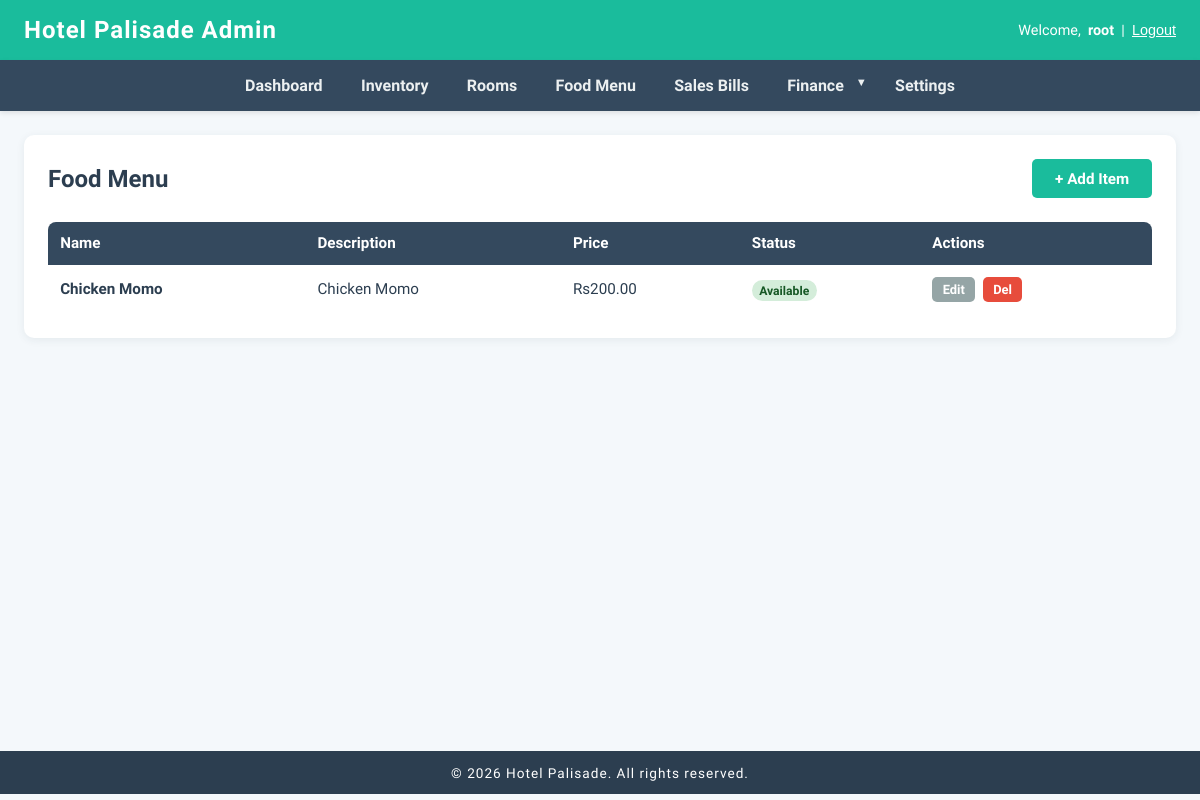
The page /dashboard/food-items/ (signed in) on the database its author committed.
### sales/models.py (models this page shows, shortened)
class FoodItem(models.Model):
	name = models.CharField(max_length=100)
	description = models.TextField(blank=True)
	price = models.DecimalField(max_digits=8, decimal_places=2)
	available = models.BooleanField(default=True)

### dashboard/views.py (the view)
# urls.py: path('food-items/', views.food_item_list, name='food_item_list'),
@login_required(login_url='login')
def food_item_list(request):
	food_items = FoodItem.objects.all().order_by('name')
	return render(request, 'dashboard/food_items/list.html', {'food_items': food_items})

### dashboard/templates/dashboard/food_items/list.html (shortened to what this page needs)
{% extends 'base.html' %}
{% block content %}
<div class="container">
    <div class="header-section">
        <h2>Food Menu</h2>
        <a href="{% url 'food_item_create' %}" class="btn">+ Add Item</a>
    </div>
    {% if food_items %}
    <div class="table-responsive">
        <table>
            <thead>
                <tr>
                    <th>Name</th>
                    <th class="hide-mobile">Description</th>
                    <th>Price</th>
                    <th>Status</th>
                    <th>Actions</th>
                </tr>
            </thead>
            <tbody>
                {% for item in food_items %}
                <tr>
                    <td data-label="Name"><strong>{{ item.name }}</strong></td>
                    <td data-label="Description" class="hide-mobile">{{ item.description|truncatewords:10 }}</td>
                    <td data-label="Price">Rs{{ item.price }}</td>
                    <td data-label="Status">
                        {% if item.available %}
                            <span class="badge badge-success">Available</span>
                        {% else %}
                            <span class="badge badge-danger">Unavailable</span>
                        {% endif %}
                    </td>
                    <td data-label="Actions">
                        <div class="actions">
                            <a href="{% url 'food_item_update' item.pk %}" class="btn btn-secondary">Edit</a>
                            <a href="{% url 'food_item_delete' item.pk %}" class="btn btn-danger">Del</a>
                        </div>
                    </td>
                </tr>
                {% endfor %}
            </tbody>
        </table>
    </div>
    {% else %}
    <div class="empty-state">
        <p>No food items found. <a href="{% url 'food_item_create' %}">Add your first menu item</a></p>
    </div>
    {% endif %}
</div>
{% endblock %}

### dashboard/templates/base.html (shortened to what this page needs)
<!DOCTYPE html>
<html lang="en">
<head>
</head>
<body>
    <header>
        <h1>Hotel Palisade Admin</h1>
        <div class="user-info">
            {% if user.is_authenticated %}
                Welcome, <strong>{{ user.username }}</strong> |
                <form method="post" action="{% url 'logout' %}" style="display: inline;">
                    <button type="submit">Logout</button>
                </form>
            {% else %}
                <a href="{% url 'login' %}" style="color:#fff;text-decoration:underline;">Login</a>
            {% endif %}
        </div>
    </header>
    <nav>
        <ul id="navMenu">
            <li><a href="{% url 'dashboard' %}">Dashboard</a></li>
            <li><a href="{% url 'inventory_list' %}">Inventory</a></li>
            <li><a href="{% url 'room_list' %}">Rooms</a></li>
            <li><a href="{% url 'food_item_list' %}">Food Menu</a></li>
            <li><a href="{% url 'sales_bill_list' %}">Sales Bills</a></li>
            <li class="dropdown">
                <a href="#" class="dropdown-toggle" onclick="toggleDropdown(event)">Finance</a>
            </li>
            <li><a href="{% url 'settings' %}">Settings</a></li>
        </ul>
    </nav>
    <main>
        {% block content %}{% endblock %}
    </main>
    <footer>
        &copy; {{ year|default:2026 }} Hotel Palisade. All rights reserved.
    </footer>
</body>
</html>

### dashboard/templates/base.html (style rules this page uses)
* { box-sizing: border-box; }
body { margin: 0; padding: 0; background: #f4f8fb; font-family: 'Segoe UI', Arial, sans-serif; color: #2c3e50; }
header { background: #1abc9c; color: #fff; padding: 1em 1.5em; box-shadow: 0 2px 8px rgba(44,62,80,0.08); display: flex; align-items: center; justify-content: space-between; flex-wrap: wrap; gap: 1em; }
header h1 { margin: 0; font-size: 1.5em; letter-spacing: 1px; }
.user-info { font-size: 0.9em; display: flex; align-items: center; gap: 0.5em; flex-wrap: wrap; }
.user-info button { background: none; border: none; color: #fff; text-decoration: underline; cursor: pointer; font-size: 1em; padding: 0; }
nav { background: #34495e; padding: 0; box-shadow: 0 2px 5px rgba(0,0,0,0.1); position: relative; }
nav ul { list-style: none; margin: 0; padding: 0; display: flex; justify-content: center; flex-wrap: wrap; }
nav li { margin: 0; }
nav a { display: block; padding: 1em 1.2em; color: #ecf0f1; text-decoration: none; transition: background 0.3s; font-weight: 600; white-space: nowrap; }
.dropdown { position: relative; }
.dropdown-toggle { cursor: pointer; position: relative; padding-right: 2em !important; }
.dropdown-toggle::after { content: '▼'; position: absolute; right: 0.8em; font-size: 0.7em; }
main { min-height: 80vh; padding: 0.5em; }
footer { background: #2c3e50; color: #fff; text-align: center; padding: 1em; font-size: 0.85em; letter-spacing: 1px; }

### dashboard/templates/dashboard/food_items/list.html (style rules this page uses)
.container { max-width: 1200px; margin: 1em; padding: 1.5em; background: #fff; border-radius: 10px; box-shadow: 0 2px 8px rgba(44,62,80,0.08); }
.header-section { display: flex; justify-content: space-between; align-items: center; margin-bottom: 1.5em; flex-wrap: wrap; gap: 1em; }
.header-section h2 { color: #2c3e50; font-size: 1.5em; margin: 0; }
.btn { display: inline-block; padding: 0.7em 1.5em; background: #1abc9c; color: #fff; text-decoration: none; border-radius: 5px; transition: background 0.3s; font-weight: 600; border: none; cursor: pointer; font-size: 0.95em; white-space: nowrap; }
.btn-danger { background: #e74c3c; }
.btn-secondary { background: #95a5a6; }
.table-responsive { overflow-x: auto; -webkit-overflow-scrolling: touch; }
table { width: 100%; background: #fff; border-radius: 8px; overflow: hidden; border-collapse: collapse; font-size: 0.95em; }
thead { background: #34495e; color: #fff; }
th, td { padding: 0.8em; text-align: left; }
.actions { display: flex; gap: 0.5em; flex-wrap: wrap; }
.actions a { padding: 0.4em 0.8em; font-size: 0.85em; }
.badge { padding: 0.3em 0.6em; border-radius: 20px; font-size: 0.8em; font-weight: 600; white-space: nowrap; }
.badge-success { background: #d4edda; color: #155724; }

### rows shown on the page
FoodItem: name "Chicken Momo", description "Chicken Momo", price "200.00", available "Available"

### other values the page prints
{{ user.username }} "root"
{{ year|default:2026 }} "2026"
